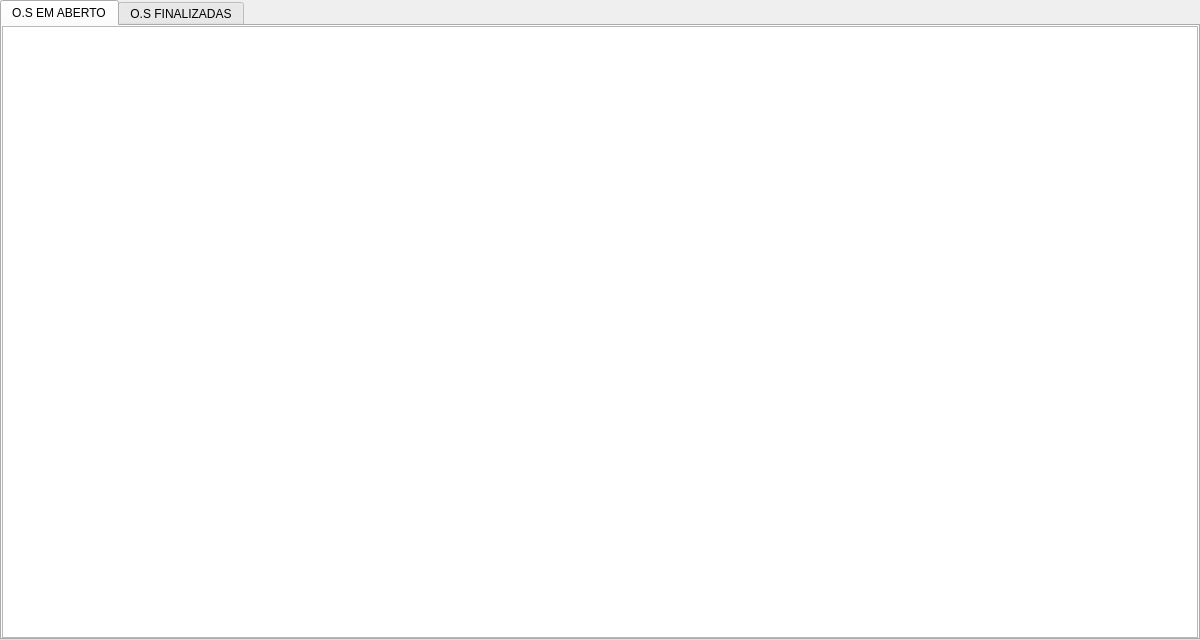
<?xml version="1.0" encoding="UTF-8"?>
<ui version="4.0">
 <class>dashboard_widget</class>
 <widget class="QWidget" name="dashboard_widget">
  <property name="geometry">
   <rect>
    <x>0</x>
    <y>0</y>
    <width>1200</width>
    <height>640</height>
   </rect>
  </property>
  <property name="minimumSize">
   <size>
    <width>1200</width>
    <height>640</height>
   </size>
  </property>
  <property name="windowTitle">
   <string>Form</string>
  </property>
  <layout class="QHBoxLayout" name="horizontalLayout">
   <property name="spacing">
    <number>0</number>
   </property>
   <property name="leftMargin">
    <number>0</number>
   </property>
   <property name="topMargin">
    <number>0</number>
   </property>
   <property name="rightMargin">
    <number>0</number>
   </property>
   <property name="bottomMargin">
    <number>0</number>
   </property>
   <item>
    <widget class="QTabWidget" name="tabWidget">
     <property name="tabPosition">
      <enum>QTabWidget::TabPosition::North</enum>
     </property>
     <property name="currentIndex">
      <number>0</number>
     </property>
     <widget class="QWidget" name="tab_3">
      <property name="tabletTracking">
       <bool>false</bool>
      </property>
      <attribute name="title">
       <string>O.S EM ABERTO</string>
      </attribute>
      <layout class="QHBoxLayout" name="horizontalLayout_4">
       <property name="spacing">
        <number>0</number>
       </property>
       <property name="leftMargin">
        <number>0</number>
       </property>
       <property name="topMargin">
        <number>0</number>
       </property>
       <property name="rightMargin">
        <number>0</number>
       </property>
       <property name="bottomMargin">
        <number>0</number>
       </property>
       <item>
        <widget class="QTableView" name="table_pending"/>
       </item>
      </layout>
     </widget>
     <widget class="QWidget" name="tab_4">
      <attribute name="title">
       <string>O.S FINALIZADAS</string>
      </attribute>
      <layout class="QVBoxLayout" name="verticalLayout_3">
       <property name="leftMargin">
        <number>0</number>
       </property>
       <property name="topMargin">
        <number>0</number>
       </property>
       <property name="rightMargin">
        <number>0</number>
       </property>
       <property name="bottomMargin">
        <number>0</number>
       </property>
       <item>
        <widget class="QTableView" name="table_finished"/>
       </item>
      </layout>
     </widget>
    </widget>
   </item>
  </layout>
 </widget>
 <resources/>
 <connections/>
</ui>
